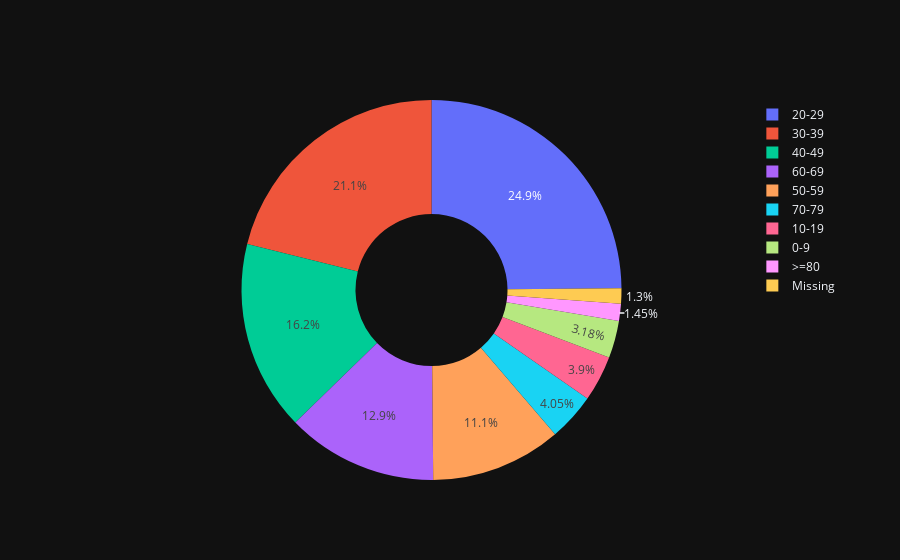

The notebook cell this image was saved under:
### Code cell
fig = go.Figure(
    data=[
        go.Pie(
            labels=labels,
            values=values,
            hole=0.4  # set between 0 and 1; use hole=0.4 for a donut chart
        )
    ]
)
fig.show()

### Figure 1 — Plotly figure (JSON) as saved in the notebook; plotly's stock layout.template omitted (floating-point values rounded to 4 significant figures)
{"data": [{"hole": 0.4, "labels": ["0-9", "10-19", "20-29", "30-39", "40-49", "50-59", "60-69", "70-79", ">=80", "Missing"], "values": [22, 27, 172, 146, 112, 77, 89, 28, 10, 9], "type": "pie"}], "layout": {}}
